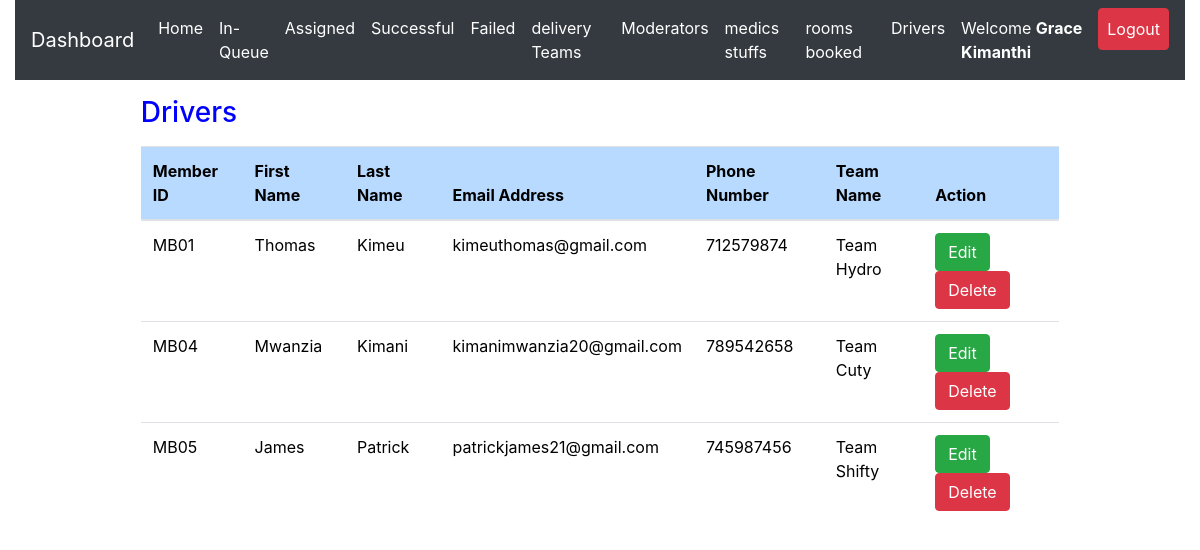
/admin/drivers.php (signed in), run on the app's committed database.
### tables this page shows
CREATE TABLE `delivery_team_members` (
  `id` int(20) NOT NULL,
  `member_id` varchar(50) NOT NULL,
  `fname` varchar(255) NOT NULL,
  `lname` varchar(255) NOT NULL,
  `email` varchar(50) NOT NULL,
  `phone` int(15) NOT NULL,
  `role_id` varchar(50) NOT NULL,
  `delivery_team_id` varchar(50) NOT NULL,
  `time_of_registration` datetime NOT NULL DEFAULT CURRENT_TIMESTAMP
);

CREATE TABLE `delivery_team` (
  `id` int(11) NOT NULL,
  `team_id` varchar(50) NOT NULL,
  `team_username` varchar(255) NOT NULL,
  `team_name` varchar(255) NOT NULL,
  `team_phone` int(15) NOT NULL,
  `team_email` varchar(50) NOT NULL,
  `team_password` varchar(255) NOT NULL,
  `password_reset_token` varchar(255) DEFAULT NULL,
  `registration_timestamp` datetime NOT NULL DEFAULT CURRENT_TIMESTAMP
);

### admin/drivers.php (the view, shortened to what this page needs)
<?php
include 'server.php';
?>
<!DOCTYPE html>
<html lang="en">
<head>
<?php include './includes/header.php'; ?>
</head>
  <body>
    <?php include './includes/navbar.php'; ?>
<div class="container-fluid">
<div class="row m-3">
  <div class="col-md-1"></div>
  <div class="col-md-10">
<div class="table-responsive-lg">
  <table class="table mt-3" style='color:black; font-weight:normal'>
      <thead>
       <h3 style='color:blue'>Drivers</h3>
          <tr >
            <th scope="col" class="table-primary">Member ID</th>
            <th scope="col" class="table-primary">First Name</th>
            <th scope="col" class="table-primary">Last Name</th>
            <th scope="col" class="table-primary">Email Address</th>
            <th scope="col" class="table-primary">Phone Number</th>
            <th scope="col" class="table-primary">Team Name</th>
            <th scope="col" class="table-primary">Action</th>
          </tr>
        </thead>
        <tbody>
  <?php
  if($_SESSION['admin_id']){
      $data_fetch_query = "SELECT * FROM `delivery_team_members` WHERE role_id='MSU/001A/022'";
      $data_result = mysqli_query($db, $data_fetch_query);
      if ($data_result->num_rows > 0){
          while($row = $data_result->fetch_assoc()) {
              $driver_member_id = $row['member_id'];
              $driverFname= $row["fname"];
              $driverLname= $row["lname"];
              $driverMail= $row["email"];
              $driverPhone= $row["phone"];
              $teamid= $row["delivery_team_id"];
              $data_fetch = "SELECT * FROM `delivery_team` WHERE `team_id` ='$teamid'";
              $result = mysqli_query($db, $data_fetch);
              if ($result->num_rows > 0){
                while($rw = $result->fetch_assoc()) {
                  $teamname= $rw["team_name"];
                }}
      echo "<tr> <td>" .$row["member_id"].  "</td>";
      echo "<td>" .$driverFname."</td>";
      echo "<td>" .$driverLname."</td>";
      echo "<td>" .$driverMail."</td>";
      echo "<td>" .$driverPhone."</td>";
      echo "<td>" .$teamname."</td>";
      echo "<td>
      <form method ='POST' action='server.php'>
      <input  type='text' hidden name='driver_member_id' value='$driver_member_id'>
      <input type='submit' data-id= '$driver_member_id' data-phone='$driverPhone' data-fname='$driverFname' data-lname='$driverLname' data-mail='$driverMail' value='Edit' name='edit-driver-btn' class='btn btn-success editDriverButton'>
      <input type='submit' data-id= '$driver_member_id' value='Delete'  class='btn btn-danger deleteDriveBtn'>
      </form>
      </td> </tr>";
      }
      }else{
      echo "<td>"."No Requests Found"."</td>";
      }
      } else{
          echo "<td>"."No Data Found"."</td>";
      }
?>
        </tbody>
  </table>
</div>
</div>
<div class="col-md-1"></div>
</div>
</div>
  </body>
</html>

### data on the page
delivery_team_members: member_id "MB01", fname "Thomas", lname "Kimeu", email "kimeuthomas@gmail.com", phone "712579874", delivery_team.team_name "Team Hydro"
delivery_team_members: member_id "MB04", fname "Mwanzia", lname "Kimani", email "kimanimwanzia20@gmail.com", phone "789542658", delivery_team.team_name "Team Cuty"
delivery_team_members: member_id "MB05", fname "James", lname "Patrick", email "patrickjames21@gmail.com", phone "745987456", delivery_team.team_name "Team Shifty"

### other printed values
$_SESSION['admin_firstname'] "Grace"
$_SESSION['admin_lastname'] "Kimanthi"
